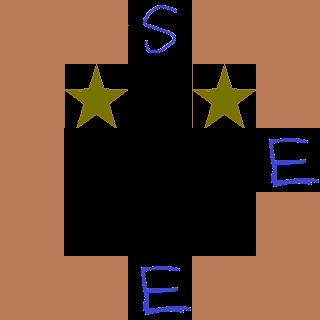

Rendered tile map (Tiled .tmx) drawn with the repository's tilesets; below, a short description and the full map source, tile grids included:
An orthogonal 5x5 tile map with 64x64 px tiles, 2 tile layers (Tile Layer 1, Objects), 2 tilesets.

<map version="1.0" orientation="orthogonal" renderorder="right-down" width="5" height="5" tilewidth="64" tileheight="64" nextobjectid="1">
 <tileset firstgid="1" name="SinglePipeTileset" tilewidth="64" tileheight="64" tilecount="16" columns="4">
  <image source="SinglePipeTileset.png" width="256" height="256" />
 </tileset>
 <tileset firstgid="17" name="ObjectsTileSet" tilewidth="64" tileheight="64" tilecount="16" columns="4">
  <image source="ObjectsTileSet.png" width="256" height="256" />
 </tileset>
 <layer name="Tile Layer 1" width="5" height="5">
  <data>
   <tile gid="0" />
   <tile gid="0" />
   <tile gid="9" />
   <tile gid="0" />
   <tile gid="0" />
   <tile gid="0" />
   <tile gid="15" />
   <tile gid="13" />
   <tile gid="8" />
   <tile gid="0" />
   <tile gid="0" />
   <tile gid="13" />
   <tile gid="14" />
   <tile gid="10" />
   <tile gid="10" />
   <tile gid="0" />
   <tile gid="5" />
   <tile gid="11" />
   <tile gid="16" />
   <tile gid="0" />
   <tile gid="0" />
   <tile gid="0" />
   <tile gid="9" />
   <tile gid="0" />
   <tile gid="0" />
  </data>
 </layer>
 <layer name="Objects" width="5" height="5">
  <data>
   <tile gid="17" />
   <tile gid="17" />
   <tile gid="19" />
   <tile gid="17" />
   <tile gid="17" />
   <tile gid="17" />
   <tile gid="18" />
   <tile gid="0" />
   <tile gid="18" />
   <tile gid="17" />
   <tile gid="17" />
   <tile gid="0" />
   <tile gid="0" />
   <tile gid="0" />
   <tile gid="20" />
   <tile gid="17" />
   <tile gid="0" />
   <tile gid="0" />
   <tile gid="0" />
   <tile gid="17" />
   <tile gid="17" />
   <tile gid="17" />
   <tile gid="20" />
   <tile gid="17" />
   <tile gid="17" />
  </data>
 </layer>
</map>
